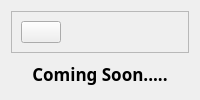
               <widget class="QWidget" name="router_page">
                <layout class="QVBoxLayout" name="verticalLayout_65">
                 <item alignment="Qt::AlignTop">
                  <widget class="QFrame" name="frame_45">
                   <property name="frameShape">
                    <enum>QFrame::StyledPanel</enum>
                   </property>
                   <property name="frameShadow">
                    <enum>QFrame::Raised</enum>
                   </property>
                   <layout class="QVBoxLayout" name="verticalLayout_67">
                    <item>
                     <widget class="QPushButton" name="backrsBtn">
                      <property name="sizePolicy">
                       <sizepolicy hsizetype="Fixed" vsizetype="Fixed">
                        <horstretch>0</horstretch>
                        <verstretch>0</verstretch>
                       </sizepolicy>
                      </property>
                      <property name="text">
                       <string/>
                      </property>
                      <property name="icon">
                       <iconset resource="resources.qrc">
                        <normaloff>:/icons/icons/arrow-left.svg</normaloff>:/icons/icons/arrow-left.svg</iconset>
                      </property>
                      <property name="iconSize">
                       <size>
                        <width>24</width>
                        <height>24</height>
                       </size>
                      </property>
                     </widget>
                    </item>
                   </layout>
                  </widget>
                 </item>
                 <item>
                  <widget class="QLabel" name="label_39">
                   <property name="sizePolicy">
                    <sizepolicy hsizetype="Expanding" vsizetype="Expanding">
                     <horstretch>0</horstretch>
                     <verstretch>0</verstretch>
                    </sizepolicy>
                   </property>
                   <property name="font">
                    <font>
                     <family>Segoe Print</family>
                     <pointsize>13</pointsize>
                     <weight>75</weight>
                     <bold>true</bold>
                    </font>
                   </property>
                   <property name="text">
                    <string>Coming Soon.....</string>
                   </property>
                   <property name="alignment">
                    <set>Qt::AlignCenter</set>
                   </property>
                  </widget>
                 </item>
                </layout>
               </widget>
